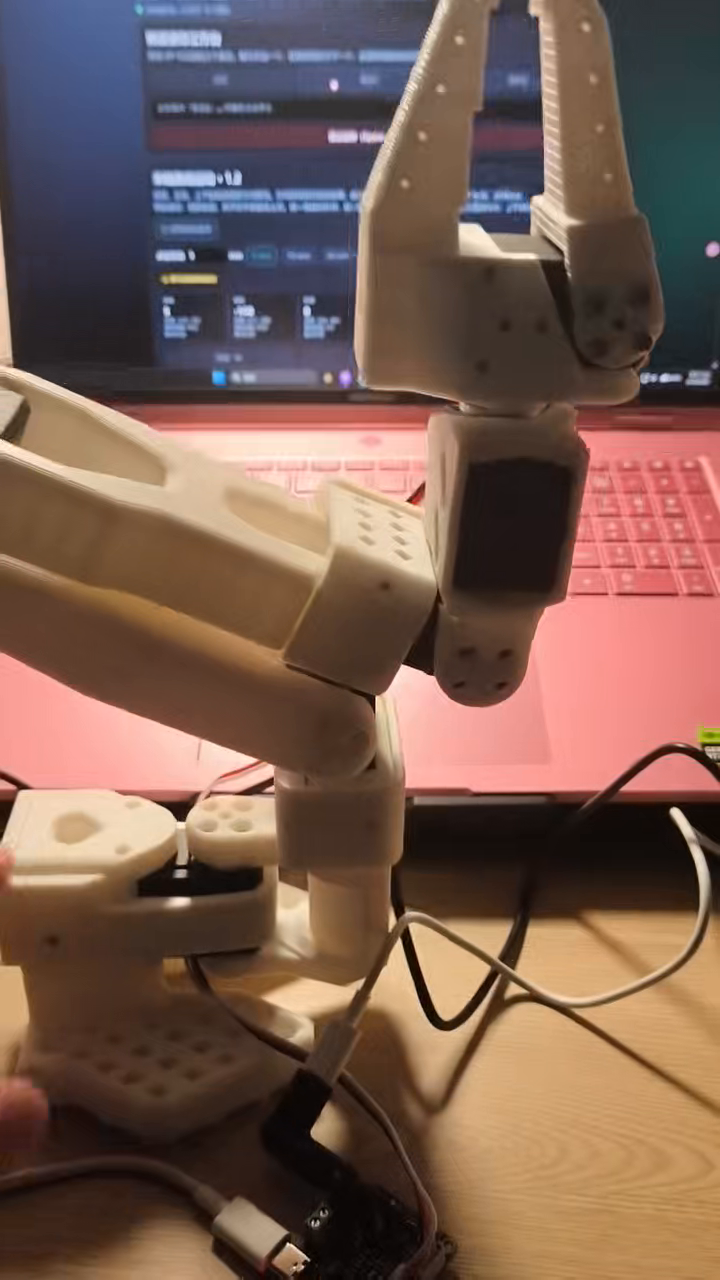
#> input picture frame 25 of 演示视频/动作2.mp4, 720 x 1280 px, given in place of the camera
$ python vision_control.py
#> lines starting #> are read from the running program, lines starting #| are printed output that depends on the picture; after the words box and inside, x2 and y2 are one past the last pixel; in counts of white or black regions, pixels touching at a corner belong together
### week4/so101_scs215_portable/advanced.py
"""Recorded poses, action sequences and Cartesian control for SCS215."""

from __future__ import annotations

import argparse
import copy
import itertools
import json
import math
import os
import re
import threading
import time
import urllib.error
import urllib.request
import xml.etree.ElementTree as ET
from pathlib import Path

import numpy as np

from servo_bus import GOAL_POSITION, RUNNING_TIME, ServoBus, load_config
from joint_mapping import mapped_position, raw_position, check_position


ROOT = Path(__file__).resolve().parent


def load_advanced(path=ROOT / "advanced.json"):
    return json.loads(Path(path).read_text(encoding="utf-8"))
#> (reads week4/so101_scs215_portable/advanced.json from the repository)
#> in track, frame is the input picture: shape (1280, 720, 3); mean B, G, R 81.3, 93.3, 121.5


# [5 lines left out: function save_advanced, not called in this run]


class Kinematics:
    # [95 lines left out: functions __init__, unwrap, validate, not called in this run]

    def angles(self, raw):
        return (self.unwrap(raw)[:len(self.zero)] - self.zero) * self.radians_per_count + self.reference

    # [197 lines left out: functions radians_per_count, with_joint_calibration, urdf_forward, forward, inverse, project_step and 1 more, not called in this run]


class PositionHoldTimeout(TimeoutError):
    pass


class Arm:
    # [1386 lines left out: functions __init__, positions, stop, validate_pose, _motion_mapping_position, prepare and 15 more, not called in this run]


class CommandRunner:
    # [5 lines left out: function __init__, not called in this run]

    @property
    def busy(self):
        return self.thread is not None and self.thread.is_alive()

    def stop(self):
        self.arm.stop()

    # [292 lines left out: functions submit, wait, close, open_arm, keyboard_control, main, not called in this run]


# [2 lines that do not run on import are left out]

### week4/so101_scs215_portable/vision_control.py
"""Black-circle tracking with an end-effector or fixed desktop camera."""

from __future__ import annotations

import argparse
import copy
import secrets
import threading
import time
import webbrowser
from http.server import ThreadingHTTPServer
from urllib.parse import urlparse

import cv2
import numpy as np

from advanced import CommandRunner, ROOT, load_advanced, open_arm, save_advanced
from controller import RequestHandler
from servo_bus import load_config


def detect_ball(frame, config, *, allow_clipped=True):
#> called with allow_clipped = True
    gray = cv2.cvtColor(frame, cv2.COLOR_BGR2GRAY)
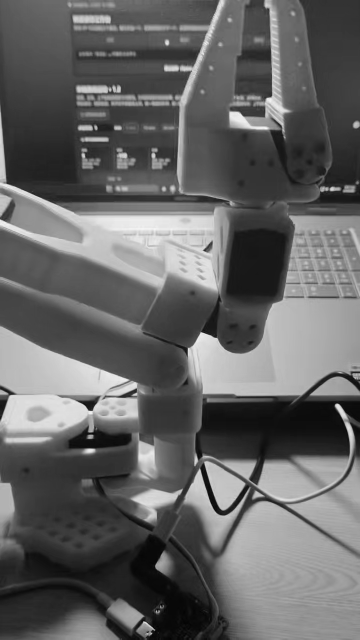
#> gray: shape (1280, 720) (shown at 1/2 size); min 0, max 247, mean 100.4
    gray = cv2.GaussianBlur(gray, (5, 5), 0)
    mask = cv2.inRange(gray, 0, int(config["threshold"]))
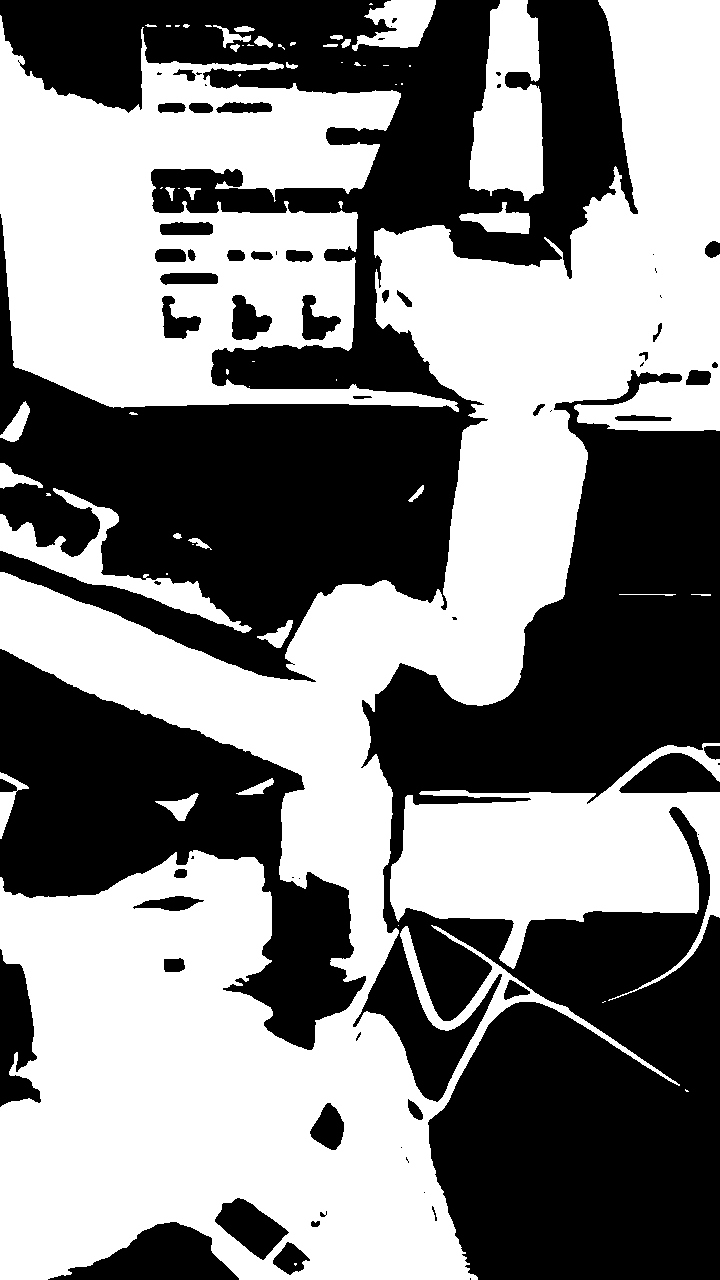
#> mask: shape (1280, 720); 51% white; 68 black regions (26 under 20 px), largest, box (x1, y1, x2, y2) and area: (0, 0, 638, 682) 185404, (353, 370, 720, 1280) 181239, (0, 649, 366, 1050) 58637
    kernel = np.ones((5, 5), np.uint8)
    mask = cv2.morphologyEx(mask, cv2.MORPH_OPEN, kernel)
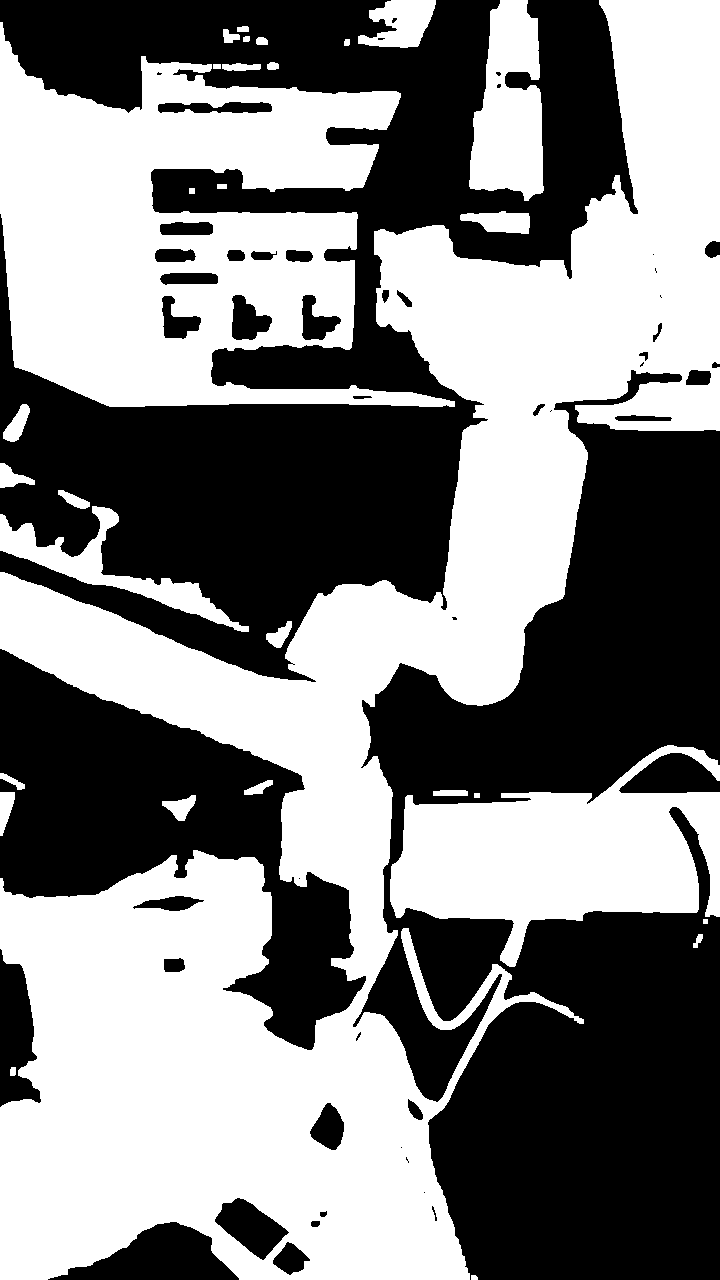
#> mask: shape (1280, 720); 50.5% white; 51 black regions (16 under 20 px), largest, box (x1, y1, x2, y2) and area: (0, 0, 638, 682) 187875, (353, 370, 720, 1280) 183500, (0, 649, 366, 1050) 59016
    mask = cv2.morphologyEx(mask, cv2.MORPH_CLOSE, kernel)
#> mask: shape (1280, 720); 50.7% white; 36 black regions
    contours, _ = cv2.findContours(mask, cv2.RETR_EXTERNAL, cv2.CHAIN_APPROX_SIMPLE)
#> contours = 21 contours; largest, box (x1, y1, x2, y2) and area: (0, 0, 720, 1280) 366572, (0, 22, 455, 407) 99794, (469, 0, 544, 201) 10490, (0, 490, 249, 632) 6086, (358, 0, 436, 48) 2334
#> (the rest of the program and of its run is left out)
